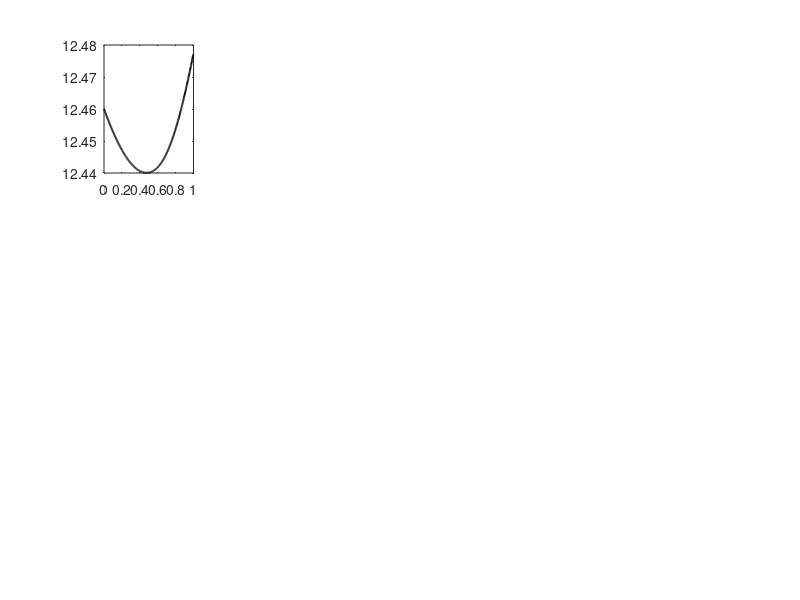

This figure's MATLAB source: (Note: this script raises an error after producing the figure.)
%% session_runner.m
% STEP 4: Full session runner — combines Steps 1, 2, and 3.
%
% Runs all five test scenarios in sequence using the same core logic
% as the ESP32 firmware. No Simulink required.
%
% Each scenario runs a complete auction-cycle loop and reports:
%   - Solar fraction        (target >= 65%)
%   - Jain Fairness Index   (target >= 0.85 final and minimum)
%   - Energy utilisation    (target >= 15% gain vs unmanaged baseline)
%   - Battery voltage health (must stay above LVD = 11.6V)
%
% After all scenarios: comparative KPI table + summary plot.
%
% Run: >> session_runner
% -----------------------------------------------------------------------

function session_runner()

    fprintf('=== Step 4: Full Session Runner ===\n');
    fprintf('    Five scenarios | P2P auction | Battery SOC | JFI\n\n');

    %% --- Shared constants (hardware spec values) -----------------------
    C = constants();

    %% --- Define five scenarios -----------------------------------------
    scenarios = define_scenarios(C);

    %% --- Run each scenario ---------------------------------------------
    nS = numel(scenarios);
    results(nS) = result_template();

    for s = 1:nS
        fprintf('[%d/%d] Running: %s\n', s, nS, scenarios(s).label);
        results(s) = run_scenario(scenarios(s), C);
        print_kpi_row(results(s));
        fprintf('\n');
    end

    %% --- Comparative KPI table -----------------------------------------
    print_kpi_table(results);

    %% --- Summary plot --------------------------------------------------
    plot_summary(results, C);

    fprintf('\n  All scenarios complete.\n');
    fprintf('  Next: Step 5 — build Simulink subsystem SS3 (dryer loads).\n\n');

end

%% =====================================================================
%%  CONSTANTS
%% =====================================================================
function C = constants()
    C.V_GRID_SWITCH = 11.8;
    C.V_LVD         = 11.6;
    C.V_BULK        = 14.4;
    C.RH_CRIT       = 0.80;
    C.BID_H         = 140;
    C.BID_L         = 100;
    C.P_DRYER       = 144;     % W per dryer node at 12V
    C.T_CYCLE       = 10;      % s
    C.T_SIM         = 28800;   % s (8 hours)
    C.N_CYCLES      = C.T_SIM / C.T_CYCLE;
    C.BAT_CAP_WH    = 2640;    % 12V × 220Ah
    C.PV_PEAK       = 1410;    % W at STC
    C.PV_EFF        = 0.85;
    C.I_MPPT_MAX    = 150;     % A

    % SOC → voltage lookup (ESP32 table)
    C.SOC_WH = [0, 264, 1320, 1980, 2640];
    C.SOC_V  = [11.6, 11.8, 12.0, 12.4, 12.7];

    % Irradiance profile
    C.irr_time = [0,    1800, 3600, 7200, 10800, 14400, 18000, 21600, 25200, 28800];
    C.irr_vals = [100,  250,  500,  700,  900,   950,   850,   650,   350,   100  ];
end

%% =====================================================================
%%  SCENARIO DEFINITIONS
%% =====================================================================
function S = define_scenarios(C)

    % Default RH profiles (realistic 8-hour drying)
    rh1_t = [0,    1800, 3600, 7200,  14400, 21600, 28800];
    rh1_v = [0.40, 0.60, 0.85, 0.90,  0.75,  0.55,  0.40];
    rh2_t = [0,    3600, 7200, 10800, 18000, 25200, 28800];
    rh2_v = [0.40, 0.45, 0.82, 0.90,  0.70,  0.50,  0.38];

    % ---- Scenario 1: Tie-break -----------------------------------------
    S(1).label    = 'tie_break — equal bids, Node 1 wins by rule';
    S(1).soc_init = 0.80;
    S(1).t_run    = 3600;      % 1 hour sufficient
    S(1).rh1_t    = rh1_t;  S(1).rh1_v = repmat(0.60, size(rh1_t));
    S(1).rh2_t    = rh2_t;  S(1).rh2_v = repmat(0.60, size(rh2_t));
    S(1).btn2_on  = [0, 0];    % [start, end] seconds — button not pressed

    % ---- Scenario 2: Node 1 critical -----------------------------------
    S(2).label    = 'critical_n1 — RH1=0.87 critical, RH2=0.55 standard';
    S(2).soc_init = 0.80;
    S(2).t_run    = 3600;
    S(2).rh1_t    = rh1_t;  S(2).rh1_v = repmat(0.87, size(rh1_t));
    S(2).rh2_t    = rh2_t;  S(2).rh2_v = repmat(0.55, size(rh2_t));
    S(2).btn2_on  = [0, 0];

    % ---- Scenario 3: Grid forced ---------------------------------------
    S(3).label    = 'grid_force — battery at 7% SOC, forced grid mode';
    S(3).soc_init = 0.07;     % low battery
    S(3).t_run    = 3600;
    S(3).rh1_t    = rh1_t;  S(3).rh1_v = rh1_v;
    S(3).rh2_t    = rh2_t;  S(3).rh2_v = rh2_v;
    S(3).btn2_on  = [0, 0];

    % ---- Scenario 4: Manual override -----------------------------------
    S(4).label    = 'override_n2 — N1 critical + N2 button 5400-7200s';
    S(4).soc_init = 0.80;
    S(4).t_run    = C.T_SIM;  % full 8 hours to see button effect
    S(4).rh1_t    = rh1_t;  S(4).rh1_v = repmat(0.87, size(rh1_t));
    S(4).rh2_t    = rh2_t;  S(4).rh2_v = repmat(0.55, size(rh2_t));
    S(4).btn2_on  = [5400, 7200];   % button pressed 5400–7200s

    % ---- Scenario 5: Full 8-hour session --------------------------------
    S(5).label    = 'full_session — 8-hour realistic drying profiles';
    S(5).soc_init = 0.80;
    S(5).t_run    = C.T_SIM;
    S(5).rh1_t    = rh1_t;  S(5).rh1_v = rh1_v;
    S(5).rh2_t    = rh2_t;  S(5).rh2_v = rh2_v;
    S(5).btn2_on  = [0, 0];
end

%% =====================================================================
%%  CORE SIMULATION LOOP
%% =====================================================================
function R = run_scenario(S, C)

    N = S.t_run / C.T_CYCLE;
    t_vec = (0 : C.T_CYCLE : S.t_run - C.T_CYCLE);

    % Interpolate profiles onto cycle times
    rh1 = clamp(interp1(S.rh1_t, S.rh1_v, t_vec, 'pchip'));
    rh2 = clamp(interp1(S.rh2_t, S.rh2_v, t_vec, 'pchip'));
    irr = max(interp1(C.irr_time, C.irr_vals, t_vec, 'pchip'), 0);
    P_pv = C.PV_PEAK * C.PV_EFF * (irr / 1000);

    % Button signal: 1 during btn2_on window, else 0
    btn2 = double(t_vec >= S.btn2_on(1) & t_vec <= S.btn2_on(2) & S.btn2_on(2) > 0);

    % State
    E_bat  = S.soc_init * C.BAT_CAP_WH;
    E1_cum = 0;   E2_cum = 0;
    E_per  = C.P_DRYER * C.T_CYCLE / 3600;   % Wh per cycle per node

    % Result arrays
    V_bat_arr  = zeros(1, N);
    src_arr    = zeros(1, N);
    winner_arr = zeros(1, N);
    jfi_arr    = zeros(1, N);
    bid1_arr   = zeros(1, N);
    bid2_arr   = zeros(1, N);

    for k = 1:N

        % Battery voltage
        V_bat = clamp_v(interp1(C.SOC_WH, C.SOC_V, E_bat, 'linear', 'extrap'), 10.5, 14.6);
        V_bat_arr(k) = V_bat;

        % Solar availability
        solar = (V_bat >= C.V_GRID_SWITCH);
        src_arr(k) = double(solar);

        % Bid formulation (Step 1 logic)
        bid1 = C.BID_L + (C.BID_H - C.BID_L) * double(rh1(k) >= C.RH_CRIT);
        bid2 = C.BID_L + (C.BID_H - C.BID_L) * double(rh2(k) >= C.RH_CRIT || btn2(k) >= 0.5);
        bid1_arr(k) = bid1;   bid2_arr(k) = bid2;

        % Market clearing (Step 1 logic)
        if solar
            winner = 1 + double(bid2 > bid1);
        else
            winner = 0;
        end
        winner_arr(k) = winner;

        % Energy accounting (Step 2 logic)
        E1_cum = E1_cum + E_per * double(winner == 1);
        E2_cum = E2_cum + E_per * double(winner == 2);

        % JFI (Step 2 logic)
        jfi_arr(k) = compute_jfi(E1_cum, E2_cum);

        % Battery energy balance (Step 3 logic)
        P_charge = min(P_pv(k), C.I_MPPT_MAX * V_bat);
        P_load   = 2 * C.P_DRYER * double(solar);
        E_bat    = clamp_v(E_bat + (P_charge - P_load) * C.T_CYCLE / 3600, 0, C.BAT_CAP_WH);
    end

    %% Compute KPIs
    solar_frac  = mean(src_arr);
    n1_wins     = sum(winner_arr == 1);
    n2_wins     = sum(winner_arr == 2);
    grid_cycles = sum(winner_arr == 0);

    % Energy utilisation gain vs unmanaged baseline
    % Unmanaged: no auction, solar split equally → each node gets 50% of solar
    E_solar_managed  = (E1_cum + E2_cum);
    E_solar_baseline = solar_frac * S.t_run / 3600 * C.P_DRYER; % 1 node, whole solar window
    util_gain        = max((E_solar_managed - E_solar_baseline) / max(E_solar_baseline,1) * 100, 0);

    R.label       = S.label;
    R.t_run       = S.t_run;
    R.t_vec       = t_vec;
    R.V_bat       = V_bat_arr;
    R.src         = src_arr;
    R.winner      = winner_arr;
    R.jfi         = jfi_arr;
    R.rh1         = rh1;
    R.rh2         = rh2;
    R.bid1        = bid1_arr;
    R.bid2        = bid2_arr;
    R.E1_Wh       = E1_cum;
    R.E2_Wh       = E2_cum;
    R.solar_frac  = solar_frac;
    R.n1_wins     = n1_wins;
    R.n2_wins     = n2_wins;
    R.grid_cycles = grid_cycles;
    R.jfi_final   = jfi_arr(end);
    R.jfi_min     = min(jfi_arr);
    R.jfi_mean    = mean(jfi_arr);
    R.util_gain   = util_gain;
    R.V_final     = V_bat_arr(end);
    R.N_cycles    = N;
end

%% =====================================================================
%%  PRINT HELPERS
%% =====================================================================
function print_kpi_row(R)
    ok = @(b) char('✗' + double(b)*2);
    fprintf('    Solar: %4.1f%% %s | JFI: %.3f %s (min %.3f %s) | Gain: %+5.1f%% %s | Vbat: %.2fV %s\n', ...
        R.solar_frac*100,  ok(R.solar_frac >= 0.65), ...
        R.jfi_final,       ok(R.jfi_final  >= 0.85), ...
        R.jfi_min,         ok(R.jfi_min    >= 0.85), ...
        R.util_gain,       ok(R.util_gain  >= 15), ...
        R.V_final,         ok(R.V_final    >= 11.6));
end

function print_kpi_table(results)
    fprintf('\n');
    fprintf('  ╔══════════════════════════╦════════╦═══════╦═══════╦════════╦════════╗\n');
    fprintf('  ║ Scenario                 ║ Solar  ║ JFI   ║ JFI   ║ Util   ║ Vbat   ║\n');
    fprintf('  ║                          ║ %%      ║ final ║ min   ║ gain%% ║ final  ║\n');
    fprintf('  ╠══════════════════════════╬════════╬═══════╬═══════╬════════╬════════╣\n');
    ok = @(b) char('✗' + double(b)*2);
    for s = 1:numel(results)
        R = results(s);
        lbl = strtrim(strsplit(R.label,' —')); lbl = lbl{1};
        fprintf('  ║ %-24s ║ %4.1f%% %s ║ %.3f%s ║ %.3f%s ║ %+5.1f%% %s ║ %.2fV %s ║\n', ...
            lbl, ...
            R.solar_frac*100,  ok(R.solar_frac >= 0.65), ...
            R.jfi_final,       ok(R.jfi_final  >= 0.85), ...
            R.jfi_min,         ok(R.jfi_min    >= 0.85), ...
            R.util_gain,       ok(R.util_gain  >= 15), ...
            R.V_final,         ok(R.V_final    >= 11.6));
    end
    fprintf('  ╚══════════════════════════╩════════╩═══════╩═══════╩════════╩════════╝\n');
    fprintf('  Targets: Solar ≥65%% | JFI ≥0.85 | Util gain ≥15%% | Vbat ≥11.6V\n\n');
end

%% =====================================================================
%%  SUMMARY PLOT
%% =====================================================================
function plot_summary(results, C)

    % Colours
    col_n1  = [0.18, 0.72, 0.44];
    col_n2  = [0.85, 0.28, 0.20];
    col_sol = [1.00, 0.65, 0.00];
    col_jfi = [0.50, 0.20, 0.80];

    nS = numel(results);
    fig = figure('Name','Step 4: Session Runner — All Scenarios', ...
                 'Color','w','Position',[60 40 1200 800]);

    for s = 1:nS
        R = results(s);
        t_h = R.t_vec / 3600;

        % Each scenario gets one column of 3 rows
        % Row 1: Battery voltage
        subplot(3, nS, s);
        plot(t_h, R.V_bat, 'k-', 'LineWidth', 1.4); hold on;
        yline(C.V_GRID_SWITCH, 'b--', 'LineWidth', 1.2);
        yline(C.V_LVD,         'r:',  'LineWidth', 1.0);
        ylim([11.0 13.5]);
        ylabel('V_{bat} (V)'); xlabel('t (h)');
        title(format_title(R.label), 'FontSize', 8, 'Interpreter','none');
        grid on; set(gca,'Color',[0.97 0.97 0.97]);
        if s == 1
            legend('V_{bat}','Grid sw 11.8V','LVD 11.6V','Location','southeast','FontSize',7);
        end

        % Row 2: Source mode + RH
        subplot(3, nS, nS + s);
        yyaxis left
        area(t_h, R.src * 100, 'FaceColor', col_sol, 'FaceAlpha', 0.5, 'EdgeColor','none');
        ylabel('Solar (%)'); ylim([0 130]);
        yyaxis right
        plot(t_h, R.rh1 * 100, 'Color', col_n1, 'LineWidth', 1.4); hold on;
        plot(t_h, R.rh2 * 100, 'Color', col_n2, 'LineWidth', 1.4);
        yline(80, 'k--', 'LineWidth', 0.9);
        ylabel('RH (%)'); ylim([20 110]); xlabel('t (h)');
        grid on; set(gca,'Color',[0.97 0.97 0.97]);
        if s == 1
            legend('','N1 RH','N2 RH','80% crit','Location','northeast','FontSize',7);
        end

        % Row 3: JFI
        subplot(3, nS, 2*nS + s);
        plot(t_h, R.jfi, 'Color', col_jfi, 'LineWidth', 1.6); hold on;
        yline(0.85, 'r--', 'LineWidth', 1.2);
        ylim([0.45 1.05]);
        ylabel('JFI'); xlabel('t (h)');
        title(sprintf('JFI=%.3f min=%.3f', R.jfi_final, R.jfi_min), 'FontSize', 8);
        grid on; set(gca,'Color',[0.97 0.97 0.97]);
    end

    sgtitle('AutaNet P2P Microgrid — Step 4: All Scenarios', ...
        'FontSize', 13, 'FontWeight', 'bold');
end

function t = format_title(label)
    % Extract short name before ' —'
    parts = strsplit(label, ' —');
    t = strtrim(parts{1});
    t = strrep(t, '_', '\_');
end

%% =====================================================================
%%  HELPER FUNCTIONS
%% =====================================================================
function jfi = compute_jfi(E1, E2)
    if E1 == 0 && E2 == 0; jfi = 1.0; return; end
    d = 2*(E1^2 + E2^2);
    if d < 1e-12; jfi = 1.0; return; end
    jfi = min(max((E1+E2)^2 / d, 0.0), 1.0);
end

function v = clamp(x); v = max(min(x, 1.0), 0.0); end
function v = clamp_v(x, lo, hi); v = min(max(x, lo), hi); end

function R = result_template()
    R = struct('label','','t_run',0,'t_vec',[],'V_bat',[],'src',[], ...
        'winner',[],'jfi',[],'rh1',[],'rh2',[],'bid1',[],'bid2',[], ...
        'E1_Wh',0,'E2_Wh',0,'solar_frac',0,'n1_wins',0,'n2_wins',0, ...
        'grid_cycles',0,'jfi_final',0,'jfi_min',0,'jfi_mean',0, ...
        'util_gain',0,'V_final',0,'N_cycles',0);
end
